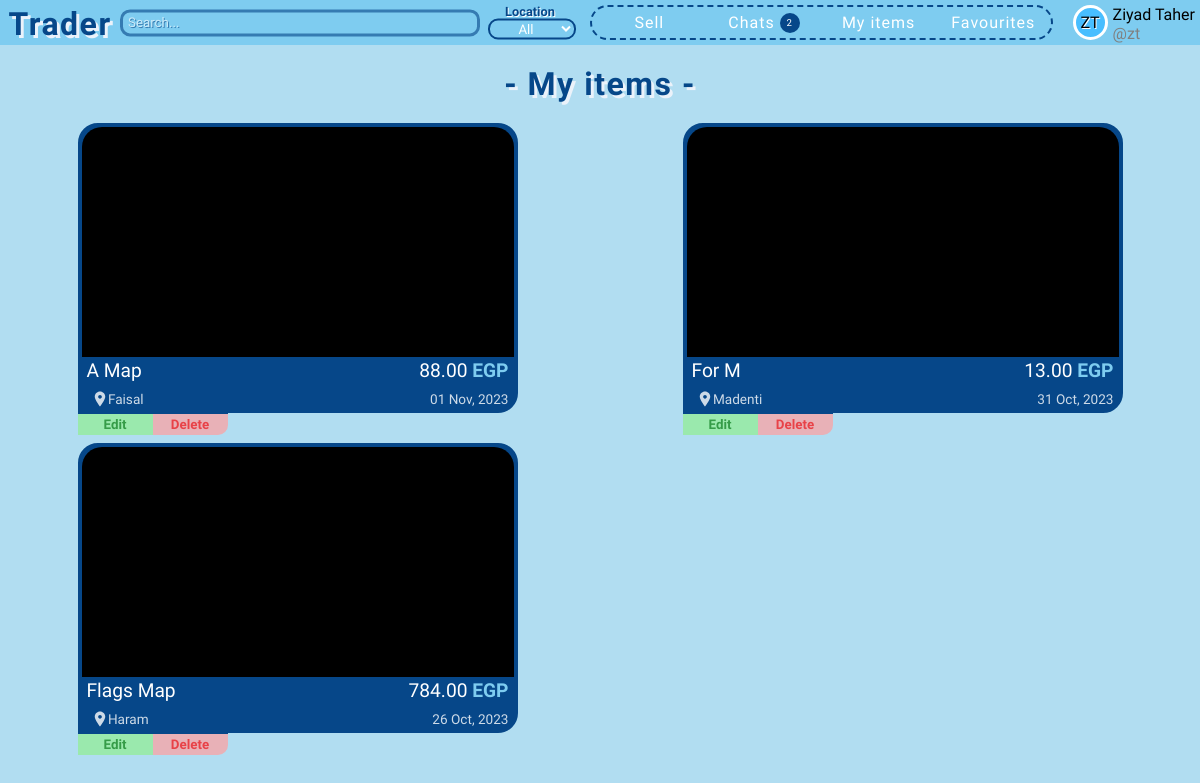
Screenshot of /my-items (signed in) with the database file from the repository.
### app/models.py (models this page shows)
class User(db.Model, UserMixin):
    id = db.Column(db.Integer, primary_key=True)  # User ID
    firstname = db.Column(db.String(50), nullable=False)  # First name
    lastname = db.Column(db.String(50), nullable=False)  # Last name
    username = db.Column(db.String(30), unique=True, nullable=False)  # Unique username
    email = db.Column(db.String(120), unique=True, nullable=False)  # Unique email
    password = db.Column(db.String(120), nullable=False)  # Password
    profile_color = db.Column(db.String(25), nullable=True, default=None)  # Profile color
    sent_chat = db.relationship('Chat', backref='sent_by_set', lazy=True, foreign_keys='Chat.sent_by')  # Chats sent by this user
    received_chat = db.relationship('Chat', backref='received_by_set', lazy=True, foreign_keys='Chat.received_by')  # Chats received by this user
    items = db.relationship('Item', backref='item_owner', lazy=True)  # Items posted by this user
    contacts = db.relationship('User', secondary=user_contacts,  # Many-to-many relationship for contacts
                               primaryjoin=(user_contacts.c.contact_id == id),
                               secondaryjoin=(user_contacts.c.contacted_id == id),
                               backref=db.backref('contacted_by', lazy='dynamic'),
                               lazy='dynamic')
    favourites = db.relationship('Item', secondary=favourite_items, backref=db.backref('fav_users', lazy='dynamic'))  # Many-to-many relationship for favorite items

class Item(db.Model):
    id = db.Column(db.Integer, primary_key=True)  # Item ID
    title = db.Column(db.String(100), nullable=False)  # Item title
    description = db.Column(db.Text, nullable=False)  # Item description
    location = db.Column(db.String(100), nullable=False)  # Item location
    price = db.Column(db.Float, default=0, nullable=False)  # Item price
    is_sold = db.Column(db.Boolean, default=False)  # Is item sold?
    created_at = db.Column(db.DateTime)  # Item creation timestamp
    owner = db.Column(db.Integer, db.ForeignKey("user.id"), nullable=False)  # Owner of the item
    images = db.relationship('Image', backref='images_set', lazy=True)  # Images associated with the item
    chats = db.relationship('Chat', backref='chats_set', lazy=True)  # Chats related to the item

### app/routes.py (the view)
@app.get("/my-items")
@login_required
def my_items():
    items = Item.query.filter_by(owner=current_user.id).order_by(Item.created_at.desc()).all()
    return render_template('my-items.html', items=items)

### app/__init__.py (called while the page is built)
def price_format(float):
    return '{:,.2f}'.format(float)

### app/routes.py (called while the page is built)
@login_manager.user_loader
def load_user(user_id):
    return User.query.get(int(user_id))

### app/templates/my-items.html (shortened to what this page needs)
{% extends 'base.html' %}
{% block head %}
    <link rel="stylesheet" href="{{ url_for('static', filename='css/partials/item.css') }}">
{% endblock %}
{% block nav_search %}nav-search{% endblock %}
{% block search_location %}
    <input type="search" class="search" placeholder="Search...">
    <div class="location-cont">
        <div>Location</div>
        <select name="location" class="location" title="Location">
            <option class="all" value="">All</option>
        </select>
    </div>
{% endblock %}
{% block content %}
    <header class="pge-header" style="margin: 15px;">- My items -</header>
    <div class="items-cont seller-items-cont">
        {% for item in items %}
            {% with seller_page=True, all_items_page=True %}
                {% include 'partials/item.html' %}
            {% endwith %}
        {% endfor %}
    </div>
{% endblock %}

### app/templates/partials/user-card.html
<div class="user-logo-cont" style="background-color: #{{ current_user.profile_color }};">
    <div class="user-logo">{{ current_user.firstname[0]|upper }}{{ current_user.lastname[0]|upper }}</div>
</div>
<div class="first-last-name">{{ current_user.firstname|title }} {{ current_user.lastname|title }}</div>
<span class="username">@{{ current_user.username }}</span>

### app/templates/partials/item.html (shortened to what this page needs)
<div class="single-item-cont location-{% if item.location == '6 October' %}october{% else %}{{ item.location|lower }}{% endif %}" id="item-{{ item.id }}">
    <a class="item" href="{{ url_for('single_item', item_id=item.id) }}">
        <div class="img-cont">
        </div>
        <div class="upper">
            <div class="item-title">{{ item.title }}</div>
            <div class="item-price">{{ price_format(item.price) }} <span class="egp">EGP</span></div>
        </div>
        <div class="lower">
            <div class="item-location">
                <svg
                    width="18px"
                    height="18px"
                    xmlns="http://www.w3.org/2000/svg"
                    viewBox="0 0 24 24"
                    fill="#fff"
                >
                    <path d="M12 2C8.13 2 5 5.13 5 9c0 4.25 7 13 7 13s7-8.75 7-13c0-3.87-3.13-7-7-7zm0 9.5c-1.38 0-2.5-1.12-2.5-2.5s1.12-2.5 2.5-2.5 2.5 1.12 2.5 2.5-1.12 2.5-2.5 2.5z" />
                </svg> {{ item.location }}
            </div>
            <div>{{ date_format(item.created_at) }}</div>
        </div>
    </a>
    {% if seller_page %}
    <div class="seller-page-btns">
        {% if all_items_page %}
        <div class="edit-delete">
            <button class="edit-btn" id="edit-{{ item.id }}">Edit</button>
            <button class="delete-btn" id="delete-{{ item.id }}">Delete</button>
        </div>
        {% endif %}
    </div>
    {% endif %}
</div>

### app/static/css/base.css (style rules this page uses)
* { font-family: 'Varela Round', serif; box-sizing: border-box; margin: 0; padding: 0; font-size: bolder; }
body { background-color: #B1DDF1; color: white; height: 100vh; }
.app-name, .pge-header { position: relative; top: 5px; font-family: Cookie; font-weight: bolder; font-size: 2rem; text-align: center; letter-spacing: 1.5px; text-decoration: none; color: #064789; text-shadow: 3px 3px #EBF2FA; transition: all 0.3s; }
nav .search { position: relative; top: 50%; transform: translateY(-50%); border-radius: 10px; padding: 5px; height: 1.7rem; border: 3px solid #064789; background-color: #7eccf0; opacity: 0.6; }
nav .search::placeholder { color: white; text-shadow: 1px 1px #064789; }
nav .location-cont { position: relative; top: 50%; transform: translateY(-50%); margin: 0 5px; padding: 3px; color: #064789; font-weight: bolder; font-size: 0.8rem; text-shadow: 1px 1px white; text-align: center; }
nav .location { background-color: #7eccf0; border: 2px solid #064789; border-radius: 10px; color: white; width: fit-content; height: fit-content; padding: 0 3px; text-align: center; }

### app/static/css/partials/user-card.css (style rules this page uses)
.user-logo-cont { display: flex; justify-content: center; align-items: center; background-color: #7eccf0; width: 35px; height: 35px; border: 3px solid white; border-radius: 50%; text-shadow: 1px 1px white; grid-row: span 2; }
.user-logo { font-family: Amita; }
.username { color: gray; }

### app/static/css/partials/item.css (style rules this page uses)
.items-cont { display: grid; grid-template-columns: repeat(auto-fill, minmax(450px, 1fr)); gap: 10px 10px; padding: 10px 0; }
.single-item-cont { position: relative; width: 440px; margin: auto; transition: transform 0.5s; }
.item { position: relative; display: flex; flex-direction: column; justify-content: space-between; text-decoration: none; color: white; width: 440px; height: 290px; background-color: #064789; border-radius: 20px; border: 4px solid #064789; cursor: pointer; }
.img-cont { border-radius: 20px 20px 0 0; position: relative; background-color: black; overflow: hidden; height: 85%; }
.upper, .lower { display: flex; justify-content: space-between; align-items: baseline; padding: 2px 5px; }
.upper { font-size: 1.2rem; }
span.egp { color: #7eccf0; font-weight: bolder; }
.lower { font-size: 0.85rem; opacity: 0.8; }
.lower svg { position: relative; top: 3.5px; left: 4px; }
.seller-items-cont { gap: 30px 10px; }
.seller-items-cont .item { border-bottom-left-radius: 0; }
.seller-page-btns .edit-delete { position: absolute; bottom: -22px; color: black; display: flex; justify-content: space-evenly; width: 150px; border-bottom-right-radius: 10px; overflow: hidden; border-top: 2px solid #064789; }
.seller-page-btns button { width: 100%; border-style: none; font-weight: bolder; cursor: pointer; opacity: 0.7; }
.seller-page-btns .edit-btn { padding: 3px; border-color: green; color: green; background-color: lightgreen; }
.seller-page-btns .delete-btn { padding: 3px; border-color: red; color: red; background-color: rgb(255, 159, 159); }

### rows the page displays
User: firstname "Z", lastname "T", firstname "Ziyad", lastname "Taher", username "zt"
Item: title "A Map", price "88.00", location "Faisal", created_at "01 Nov, 2023"
Item: title "For M", price "13.00", location "Madenti", created_at "31 Oct, 2023"
Item: title "Flags Map", price "784.00", location "Haram", created_at "26 Oct, 2023"
